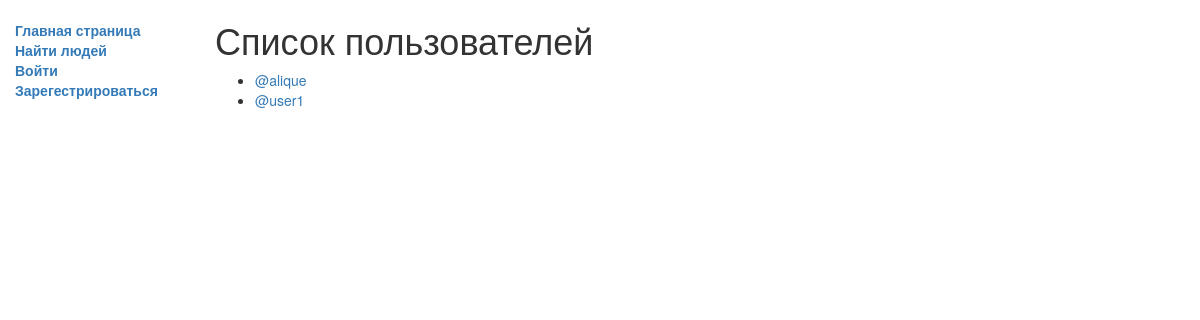
Before: /blog/authors/ with the older database file.
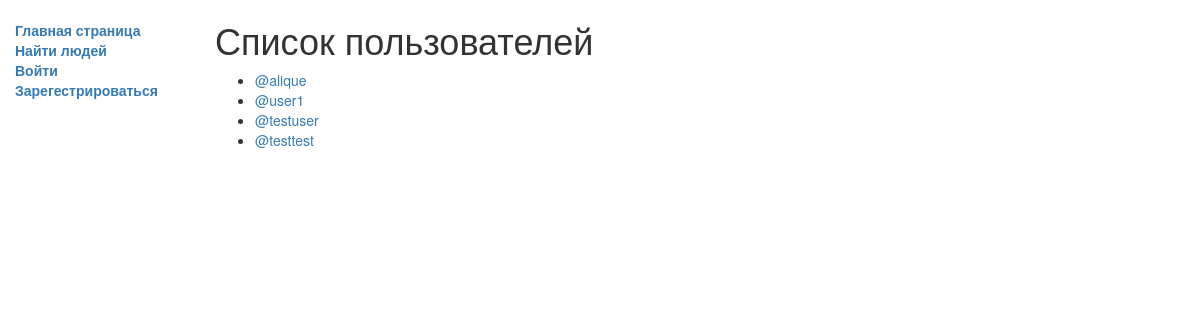
After: the same page with the newer database file.
### blog/models.py (models this page shows, shortened)
class CustomUser(AbstractUser):
    username = models.CharField(max_length=32, unique=True, help_text='Никнейм')
    email = models.EmailField(max_length=32, help_text='Электронная почта')
    first_name = models.CharField(max_length=32, help_text='Имя')
    last_name = models.CharField(max_length=32, help_text='Фамилия')
    avatar = models.ImageField('profile avatar', null=True, upload_to=f'uploads/{username}/', help_text='Аватар')

### blog/views.py (the view)
# urls.py: re_path(r'authors/$', views.UserListView.as_view(), name='users'),
class UserListView(ListView):
    model = models.CustomUser
    context_object_name = 'user_list'
    template_name = 'blog/users.html'
    def get_queryset(self):
        return models.CustomUser.objects.all()

### blog/templates/blog/users.html
{% extends "base_generic.html" %}
{% block content %}
<h1>Список пользователей</h1>
<ul class="userlist">
    {% for usr in user_list %}
    {% if usr.last_name and usr.first_name %}
    <li><a href="{% url 'user-detail' usr.username %}">@{{usr.username}} | {{usr.last_name}} {{usr.first_name}}</a></li>
    {%else%}
    <li><a href="{% url 'user-detail' usr.username %}">@{{usr.username}}</a></li>
    {%endif%}
    {%endfor%}
</ul>
{%endblock%}

### blog/templates/base_generic.html (shortened to what this page needs)
<!DOCTYPE html>
<html lang="en">
<head>
  <link rel="stylesheet" href="https://maxcdn.bootstrapcdn.com/bootstrap/3.3.7/css/bootstrap.min.css">
  {% load static %}
  <link rel="stylesheet" href="{% static 'css/styles.css' %}">
</head>
<body>
    <div class="container-fluid">
        <div class="row">
          <div class="col-sm-2">
          {% block sidebar %}
          <ul class="sidebar-nav">
              <li><strong><a href="{% url 'home' %}">Главная страница</a></strong></li>
            {% if user.is_authenticated %}
              <li><strong><a href="{% url 'user-detail' user.username %}">Мой блог</a></strong></li>
              <li><strong><a href="{% url 'index' %}">Сообщения</a></strong></li>
              <li><strong><a href="{% url 'users' %}">Найти людей</a></strong></li>
              <li><strong><a href="{% url 'logout'%}?next={{request.path}}">Выйти</a></strong></li>
            {% else %}
              <li><strong><a href="{% url 'users' %}">Найти людей</a></strong></li>
              <li><strong><a href="{% url 'login'%}?next={{request.path}}">Войти</a></strong></li>
              <li><strong><a href="{% url 'register' %}">Зарегестрироваться</a></strong></li>
            {% endif %}
          </ul>
         {% endblock %}
          </div>
          <div class="col-sm-10 ">
            {% block content %}{% endblock %}
        </div>
    </div>
      </div>
</body>
</html>

### static/css/styles.css (style rules this page uses)
.sidebar-nav { margin-top: 20px; padding: 0; list-style: none; }

Changed rows visible on the page:
added CustomUser: username "testuser"
added CustomUser: username "testtest"
